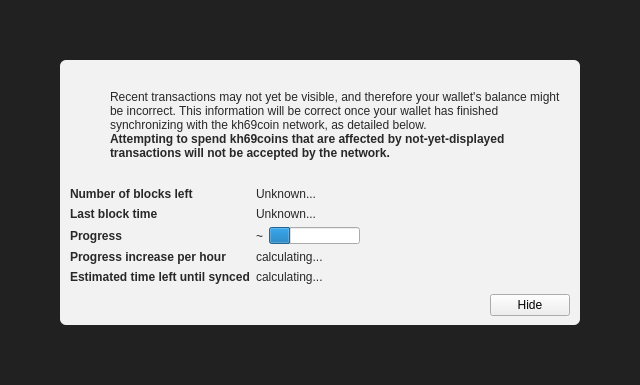
<?xml version="1.0" encoding="UTF-8"?>
<ui version="4.0">
 <class>ModalOverlay</class>
 <widget class="ModalOverlay" name="ModalOverlay">
  <property name="geometry">
   <rect>
    <x>0</x>
    <y>0</y>
    <width>640</width>
    <height>385</height>
   </rect>
  </property>
  <property name="windowTitle">
   <string>Form</string>
  </property>
  <layout class="QVBoxLayout" name="verticalLayout" stretch="0">
   <property name="sizeConstraint">
    <enum>QLayout::SetDefaultConstraint</enum>
   </property>
   <property name="leftMargin">
    <number>0</number>
   </property>
   <property name="topMargin">
    <number>0</number>
   </property>
   <property name="rightMargin">
    <number>0</number>
   </property>
   <property name="bottomMargin">
    <number>0</number>
   </property>
   <item>
    <widget class="QWidget" name="bgWidget" native="true">
     <property name="styleSheet">
      <string notr="true">#bgWidget { background: rgba(0,0,0,220); }</string>
     </property>
     <layout class="QVBoxLayout" name="verticalLayoutMain" stretch="1">
      <property name="leftMargin">
       <number>60</number>
      </property>
      <property name="topMargin">
       <number>60</number>
      </property>
      <property name="rightMargin">
       <number>60</number>
      </property>
      <property name="bottomMargin">
       <number>60</number>
      </property>
      <item>
       <widget class="QWidget" name="contentWidget" native="true">
        <property name="styleSheet">
         <string notr="true">#contentWidget { background: rgba(255,255,255,240); border-radius: 6px; }

QLabel { color: rgb(40,40,40);  }</string>
        </property>
        <layout class="QVBoxLayout" name="verticalLayoutSub" stretch="1,0,0,0">
         <property name="spacing">
          <number>0</number>
         </property>
         <property name="leftMargin">
          <number>10</number>
         </property>
         <property name="topMargin">
          <number>10</number>
         </property>
         <property name="rightMargin">
          <number>10</number>
         </property>
         <property name="bottomMargin">
          <number>10</number>
         </property>
         <item>
          <layout class="QHBoxLayout" name="horizontalLayoutIconText" stretch="0,1">
           <property name="topMargin">
            <number>20</number>
           </property>
           <item>
            <layout class="QVBoxLayout" name="verticalLayoutIcon">
             <property name="leftMargin">
              <number>0</number>
             </property>
             <item>
              <widget class="QPushButton" name="warningIcon">
               <property name="enabled">
                <bool>false</bool>
               </property>
               <property name="text">
                <string/>
               </property>
               <property name="icon">
                <iconset>
                 <normaloff>:/icons/warning</normaloff>
                 <disabledoff>:/icons/warning</disabledoff>:/icons/warning</iconset>
               </property>
               <property name="iconSize">
                <size>
                 <width>48</width>
                 <height>48</height>
                </size>
               </property>
               <property name="flat">
                <bool>true</bool>
               </property>
              </widget>
             </item>
             <item>
              <spacer name="verticalSpacerWarningIcon">
               <property name="orientation">
                <enum>Qt::Vertical</enum>
               </property>
               <property name="sizeHint" stdset="0">
                <size>
                 <width>20</width>
                 <height>40</height>
                </size>
               </property>
              </spacer>
             </item>
            </layout>
           </item>
           <item>
            <layout class="QVBoxLayout" name="verticalLayoutInfoText">
             <property name="leftMargin">
              <number>0</number>
             </property>
             <property name="topMargin">
              <number>0</number>
             </property>
             <item>
              <widget class="QLabel" name="infoText">
               <property name="text">
                <string>Recent transactions may not yet be visible, and therefore your wallet's balance might be incorrect. This information will be correct once your wallet has finished synchronizing with the kh69coin network, as detailed below.</string>
               </property>
               <property name="textFormat">
                <enum>Qt::RichText</enum>
               </property>
               <property name="wordWrap">
                <bool>true</bool>
               </property>
              </widget>
             </item>
             <item>
              <widget class="QLabel" name="infoTextStrong">
               <property name="font">
                <font>
                 <weight>75</weight>
                 <bold>true</bold>
                </font>
               </property>
               <property name="text">
                <string>Attempting to spend kh69coins that are affected by not-yet-displayed transactions will not be accepted by the network.</string>
               </property>
               <property name="textFormat">
                <enum>Qt::RichText</enum>
               </property>
               <property name="wordWrap">
                <bool>true</bool>
               </property>
              </widget>
             </item>
             <item>
              <spacer name="verticalSpacerInTextSpace">
               <property name="orientation">
                <enum>Qt::Vertical</enum>
               </property>
               <property name="sizeHint" stdset="0">
                <size>
                 <width>20</width>
                 <height>40</height>
                </size>
               </property>
              </spacer>
             </item>
            </layout>
           </item>
          </layout>
         </item>
         <item>
          <spacer name="verticalSpacerAfterText">
           <property name="orientation">
            <enum>Qt::Vertical</enum>
           </property>
           <property name="sizeHint" stdset="0">
            <size>
             <width>20</width>
             <height>40</height>
            </size>
           </property>
          </spacer>
         </item>
         <item>
          <layout class="QFormLayout" name="formLayout">
           <property name="fieldGrowthPolicy">
            <enum>QFormLayout::FieldsStayAtSizeHint</enum>
           </property>
           <property name="horizontalSpacing">
            <number>6</number>
           </property>
           <property name="verticalSpacing">
            <number>6</number>
           </property>
           <property name="topMargin">
            <number>10</number>
           </property>
           <item row="0" column="0">
            <widget class="QLabel" name="labelNumberOfBlocksLeft">
             <property name="font">
              <font>
               <weight>75</weight>
               <bold>true</bold>
              </font>
             </property>
             <property name="text">
              <string>Number of blocks left</string>
             </property>
            </widget>
           </item>
           <item row="0" column="1">
            <widget class="QLabel" name="numberOfBlocksLeft">
             <property name="text">
              <string>Unknown...</string>
             </property>
            </widget>
           </item>
           <item row="1" column="0">
            <widget class="QLabel" name="labelLastBlockTime">
             <property name="font">
              <font>
               <weight>75</weight>
               <bold>true</bold>
              </font>
             </property>
             <property name="text">
              <string>Last block time</string>
             </property>
            </widget>
           </item>
           <item row="1" column="1">
            <widget class="QLabel" name="newestBlockDate">
             <property name="sizePolicy">
              <sizepolicy hsizetype="Maximum" vsizetype="Preferred">
               <horstretch>0</horstretch>
               <verstretch>0</verstretch>
              </sizepolicy>
             </property>
             <property name="text">
              <string>Unknown...</string>
             </property>
            </widget>
           </item>
           <item row="2" column="0">
            <widget class="QLabel" name="labelSyncDone">
             <property name="font">
              <font>
               <weight>75</weight>
               <bold>true</bold>
              </font>
             </property>
             <property name="text">
              <string>Progress</string>
             </property>
            </widget>
           </item>
           <item row="2" column="1">
            <layout class="QHBoxLayout" name="horizontalLayoutSync" stretch="0,1">
             <item>
              <widget class="QLabel" name="percentageProgress">
               <property name="text">
                <string notr="true">~</string>
               </property>
              </widget>
             </item>
             <item>
              <widget class="QProgressBar" name="progressBar">
               <property name="value">
                <number>24</number>
               </property>
               <property name="format">
                <string/>
               </property>
              </widget>
             </item>
            </layout>
           </item>
           <item row="4" column="0">
            <widget class="QLabel" name="labelProgressIncrease">
             <property name="font">
              <font>
               <weight>75</weight>
               <bold>true</bold>
              </font>
             </property>
             <property name="text">
              <string>Progress increase per hour</string>
             </property>
            </widget>
           </item>
           <item row="4" column="1">
            <widget class="QLabel" name="progressIncreasePerH">
             <property name="text">
              <string>calculating...</string>
             </property>
            </widget>
           </item>
           <item row="5" column="0">
            <widget class="QLabel" name="labelEstimatedTimeLeft">
             <property name="font">
              <font>
               <weight>75</weight>
               <bold>true</bold>
              </font>
             </property>
             <property name="text">
              <string>Estimated time left until synced</string>
             </property>
            </widget>
           </item>
           <item row="5" column="1">
            <widget class="QLabel" name="expectedTimeLeft">
             <property name="text">
              <string>calculating...</string>
             </property>
            </widget>
           </item>
          </layout>
         </item>
         <item>
          <layout class="QHBoxLayout" name="horizontalLayoutButtons">
           <property name="leftMargin">
            <number>10</number>
           </property>
           <property name="topMargin">
            <number>10</number>
           </property>
           <item>
            <spacer name="horizontalSpacer">
             <property name="orientation">
              <enum>Qt::Horizontal</enum>
             </property>
             <property name="sizeHint" stdset="0">
              <size>
               <width>40</width>
               <height>20</height>
              </size>
             </property>
            </spacer>
           </item>
           <item>
            <widget class="QPushButton" name="closeButton">
             <property name="text">
              <string>Hide</string>
             </property>
            </widget>
           </item>
          </layout>
         </item>
        </layout>
       </widget>
      </item>
     </layout>
    </widget>
   </item>
  </layout>
 </widget>
 <customwidgets>
  <customwidget>
   <class>ModalOverlay</class>
   <extends>QWidget</extends>
   <header>modaloverlay.h</header>
   <container>1</container>
  </customwidget>
 </customwidgets>
 <resources/>
 <connections/>
</ui>
